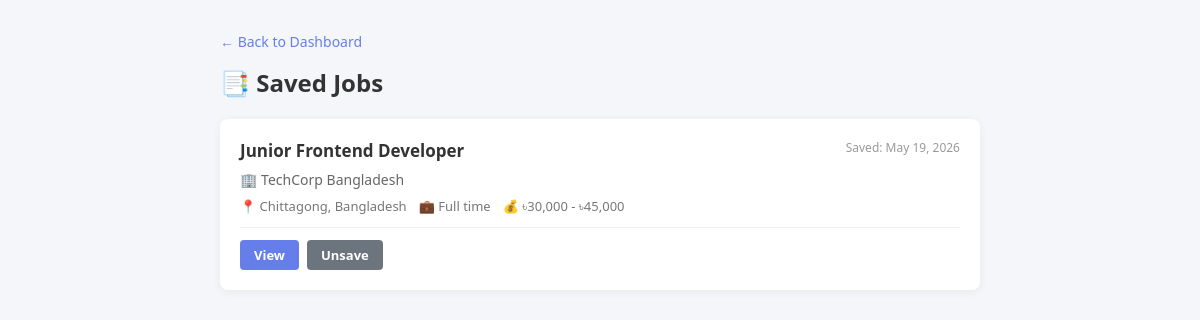
The app's page /prachi/Controller/saved_jobs_controller.php (signed in) with its own data.
### tables this page shows
CREATE TABLE `saved_jobs` (
  `id` int(11) NOT NULL,
  `user_id` int(11) NOT NULL,
  `job_id` int(11) NOT NULL,
  `saved_at` datetime NOT NULL
);

CREATE TABLE `jobs` (
  `id` int(11) NOT NULL,
  `employer_id` int(11) DEFAULT NULL,
  `recruiter_id` int(11) DEFAULT NULL,
  `category_id` int(11) DEFAULT NULL,
  `title` varchar(255) NOT NULL,
  `description` text DEFAULT NULL,
  `requirements` text DEFAULT NULL,
  `benefits` text DEFAULT NULL,
  `salary_min` decimal(10,2) DEFAULT 0.00,
  `salary_max` decimal(10,2) DEFAULT 0.00,
  `location` varchar(150) DEFAULT NULL,
  `job_type` enum('full-time','part-time','remote','contract') NOT NULL DEFAULT 'full-time',
  `experience_level` enum('entry','mid','senior') NOT NULL DEFAULT 'entry',
  `deadline` date DEFAULT NULL,
  `status` enum('active','closed','draft','removed') DEFAULT 'active',
  `is_featured` tinyint(1) DEFAULT 0,
  `created_at` datetime NOT NULL
);

CREATE TABLE `employer_profiles` (
  `id` int(11) NOT NULL,
  `user_id` int(11) NOT NULL,
  `company_name` varchar(200) DEFAULT NULL,
  `industry` varchar(150) DEFAULT NULL,
  `company_size` varchar(50) DEFAULT NULL,
  `description` text DEFAULT NULL,
  `website` varchar(255) DEFAULT NULL,
  `address` varchar(255) DEFAULT NULL,
  `logo_path` varchar(255) DEFAULT NULL
);

### prachi/Controller/saved_jobs_controller.php (called while the page is built, shortened)
<?php
require_once("../db.php");
require_once("../Model/job_model.php");
$userId = $_SESSION["user_id"];
$savedJobs = getSavedJobs($userId);
$viewData = [
    'savedJobs' => $savedJobs,
    'success' => $_SESSION["success"]["save"] ?? null
];
require_once("../View/saved_jobs_view.php");

### prachi/Model/job_model.php (called while the page is built, shortened)
<?php
require_once("../db.php");
function formatSalary($min, $max) {
    return "৳" . number_format($min) . " - ৳" . number_format($max);
}
function getSavedJobs($userId) {
    global $conn;
    $userId = (int)$userId;
    $sql = "SELECT s.id AS saved_id, s.saved_at, j.*,
                   c.name AS category_name,
                   ep.company_name, u.name AS employer_name
            FROM saved_jobs s
            JOIN jobs j ON s.job_id = j.id
            LEFT JOIN categories c ON j.category_id = c.id
            LEFT JOIN users u ON j.employer_id = u.id
            LEFT JOIN employer_profiles ep ON u.id = ep.user_id
            WHERE s.user_id = $userId
            ORDER BY s.saved_at DESC";
    $result = mysqli_query($conn, $sql);
    $jobs = [];
    while ($row = mysqli_fetch_assoc($result)) {
        $jobs[] = $row;
    }
    return $jobs;
}

### prachi/View/saved_jobs_view.php (the view, shortened to what this page needs)
<?php
$savedJobs = $viewData['savedJobs'] ?? [];
?>
<!DOCTYPE html>
<html lang="en">
<head>
    <link rel="stylesheet" href="../View/css/saved_jobs.css">
</head>
<body>
    <div class="container">
        <a href="../Controller/seeker_dashboard_controller.php" class="back-link">← Back to Dashboard</a>
        <h1>📑 Saved Jobs</h1>
        <?php if (empty($savedJobs)): ?>
            <div class="empty-state">
                <p>📌 No saved jobs yet.</p>
                <a href="../Controller/browse_jobs_controller.php" class="btn btn-primary">Browse Jobs</a>
            </div>
        <?php else: ?>
            <div class="job-list">
                <?php foreach ($savedJobs as $job): ?>
                    <div class="job-card">
                        <div class="job-header">
                            <h3>
                                <a href="../Controller/job_details_controller.php?id=<?php echo $job['id']; ?>">
                                    <?php echo htmlspecialchars($job['title']); ?>
                                </a>
                            </h3>
                            <span class="saved-date">Saved: <?php echo date('M j, Y', strtotime($job['saved_at'])); ?></span>
                        </div>
                        <div class="job-company">
                            🏢 <?php echo htmlspecialchars($job['company_name'] ?? $job['employer_name']); ?>
                        </div>
                        <div class="job-meta">
                            <span>📍 <?php echo htmlspecialchars($job['location']); ?></span>
                            <span>💼 <?php echo ucfirst(str_replace('-', ' ', $job['job_type'])); ?></span>
                            <span>💰 <?php echo formatSalary($job['salary_min'], $job['salary_max']); ?></span>
                        </div>
                        <div class="job-actions">
                            <a href="../Controller/job_details_controller.php?id=<?php echo $job['id']; ?>" class="btn btn-sm">View</a>
                            <a href="../Controller/saved_jobs_controller.php?job_id=<?php echo $job['id']; ?>&action=unsave" class="btn btn-sm btn-unsave">Unsave</a>
                        </div>
                    </div>
                <?php endforeach; ?>
            </div>
        <?php endif; ?>
    </div>
</body>
</html>

### prachi/View/css/saved_jobs.css (style rules this page uses)
* { margin: 0; padding: 0; box-sizing: border-box; }
body { font-family: 'Segoe UI', Tahoma, Geneva, Verdana, sans-serif; background: #f4f6f9; color: #333; }
.container { max-width: 800px; margin: 30px auto; padding: 0 20px; }
.back-link { display: inline-block; margin-bottom: 15px; color: #667eea; text-decoration: none; font-size: 14px; }
h1 { font-size: 24px; margin-bottom: 20px; }
.job-card { background: white; border-radius: 8px; padding: 20px; margin-bottom: 12px; box-shadow: 0 2px 8px rgba(0,0,0,0.06); }
.job-header { display: flex; justify-content: space-between; align-items: flex-start; margin-bottom: 8px; }
.job-header h3 { font-size: 17px; }
.job-header h3 a { color: #333; text-decoration: none; }
.saved-date { font-size: 12px; color: #999; white-space: nowrap; }
.job-company { color: #666; font-size: 14px; margin-bottom: 8px; }
.job-meta { display: flex; flex-wrap: wrap; gap: 12px; font-size: 13px; color: #777; margin-bottom: 12px; }
.job-actions { display: flex; gap: 8px; padding-top: 12px; border-top: 1px solid #f0f0f0; }
.btn { padding: 10px 20px; border: none; border-radius: 6px; font-size: 14px; font-weight: 600; cursor: pointer; text-decoration: none; display: inline-block; }
.btn-sm { padding: 6px 14px; font-size: 13px; background: #667eea; color: white; border-radius: 4px; }
.btn-unsave { background: #6c757d; color: white; }

### records on screen
saved_jobs: job.title "Junior Frontend Developer", saved_at "May 19, 2026", employer_profiles.company_name "TechCorp Bangladesh", job.location "Chittagong, Bangladesh", job.job_type "Full time", job.salary_max "৳30,000 - ৳45,000"
